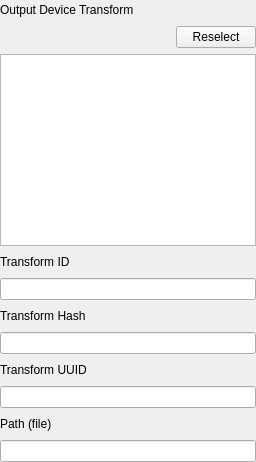
                  <widget class="QWidget" name="tab_63">
                   <property name="sizePolicy">
                    <sizepolicy hsizetype="Preferred" vsizetype="Preferred">
                     <horstretch>0</horstretch>
                     <verstretch>0</verstretch>
                    </sizepolicy>
                   </property>
                   <attribute name="title">
                    <string>ODT</string>
                   </attribute>
                   <layout class="QVBoxLayout" name="verticalLayout_80">
                    <property name="leftMargin">
                     <number>0</number>
                    </property>
                    <property name="topMargin">
                     <number>0</number>
                    </property>
                    <property name="rightMargin">
                     <number>0</number>
                    </property>
                    <property name="bottomMargin">
                     <number>0</number>
                    </property>
                    <item>
                     <layout class="QHBoxLayout" name="horizontalLayout_418">
                      <item>
                       <widget class="QLabel" name="label_497">
                        <property name="text">
                         <string>Output Device Transform</string>
                        </property>
                       </widget>
                      </item>
                      <item>
                       <spacer name="horizontalSpacer_413">
                        <property name="orientation">
                         <enum>Qt::Horizontal</enum>
                        </property>
                        <property name="sizeHint" stdset="0">
                         <size>
                          <width>40</width>
                          <height>20</height>
                         </size>
                        </property>
                       </spacer>
                      </item>
                     </layout>
                    </item>
                    <item>
                     <layout class="QHBoxLayout" name="horizontalLayout_419">
                      <item>
                       <spacer name="horizontalSpacer_414">
                        <property name="orientation">
                         <enum>Qt::Horizontal</enum>
                        </property>
                        <property name="sizeHint" stdset="0">
                         <size>
                          <width>40</width>
                          <height>20</height>
                         </size>
                        </property>
                       </spacer>
                      </item>
                      <item>
                       <widget class="QPushButton" name="pushButton_36">
                        <property name="text">
                         <string>Reselect</string>
                        </property>
                       </widget>
                      </item>
                     </layout>
                    </item>
                    <item>
                     <widget class="QTextEdit" name="textEdit_72">
                      <property name="sizePolicy">
                       <sizepolicy hsizetype="Expanding" vsizetype="Minimum">
                        <horstretch>0</horstretch>
                        <verstretch>0</verstretch>
                       </sizepolicy>
                      </property>
                      <property name="minimumSize">
                       <size>
                        <width>0</width>
                        <height>40</height>
                       </size>
                      </property>
                     </widget>
                    </item>
                    <item>
                     <layout class="QHBoxLayout" name="horizontalLayout_420">
                      <item>
                       <widget class="QLabel" name="label_498">
                        <property name="text">
                         <string>Transform ID</string>
                        </property>
                       </widget>
                      </item>
                      <item>
                       <spacer name="horizontalSpacer_415">
                        <property name="orientation">
                         <enum>Qt::Horizontal</enum>
                        </property>
                        <property name="sizeHint" stdset="0">
                         <size>
                          <width>40</width>
                          <height>20</height>
                         </size>
                        </property>
                       </spacer>
                      </item>
                     </layout>
                    </item>
                    <item>
                     <widget class="QLineEdit" name="lineEdit_381"/>
                    </item>
                    <item>
                     <layout class="QHBoxLayout" name="horizontalLayout_421">
                      <item>
                       <widget class="QLabel" name="label_499">
                        <property name="text">
                         <string>Transform Hash</string>
                        </property>
                       </widget>
                      </item>
                      <item>
                       <spacer name="horizontalSpacer_416">
                        <property name="orientation">
                         <enum>Qt::Horizontal</enum>
                        </property>
                        <property name="sizeHint" stdset="0">
                         <size>
                          <width>40</width>
                          <height>20</height>
                         </size>
                        </property>
                       </spacer>
                      </item>
                     </layout>
                    </item>
                    <item>
                     <widget class="QLineEdit" name="lineEdit_382"/>
                    </item>
                    <item>
                     <layout class="QHBoxLayout" name="horizontalLayout_422">
                      <item>
                       <widget class="QLabel" name="label_500">
                        <property name="text">
                         <string>Transform UUID</string>
                        </property>
                       </widget>
                      </item>
                      <item>
                       <spacer name="horizontalSpacer_417">
                        <property name="orientation">
                         <enum>Qt::Horizontal</enum>
                        </property>
                        <property name="sizeHint" stdset="0">
                         <size>
                          <width>40</width>
                          <height>20</height>
                         </size>
                        </property>
                       </spacer>
                      </item>
                     </layout>
                    </item>
                    <item>
                     <widget class="QLineEdit" name="lineEdit_383"/>
                    </item>
                    <item>
                     <layout class="QHBoxLayout" name="horizontalLayout_423">
                      <item>
                       <widget class="QLabel" name="label_501">
                        <property name="text">
                         <string>Path (file)</string>
                        </property>
                       </widget>
                      </item>
                      <item>
                       <spacer name="horizontalSpacer_418">
                        <property name="orientation">
                         <enum>Qt::Horizontal</enum>
                        </property>
                        <property name="sizeHint" stdset="0">
                         <size>
                          <width>40</width>
                          <height>20</height>
                         </size>
                        </property>
                       </spacer>
                      </item>
                     </layout>
                    </item>
                    <item>
                     <widget class="QLineEdit" name="lineEdit_384"/>
                    </item>
                   </layout>
                  </widget>
